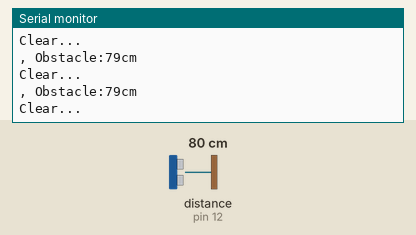
Recording of a sketch running on a simulated Arduino Uno, built with avr-gcc and run on an emulated ATmega328P. Shown: the last lines printed to the serial monitor. Wiring (inferred from the names in the program): ultrasonic range finder: trigger pin 11; echo pin 12. The test bench sets the inputs (shaded band); at power-on: distance to the obstacle (sensor on pin 12) 80 cm. The echo pulse lasts 58.3 µs per cm.

Above: at 1.2 s.
1.3 s: distance to the obstacle (sensor on pin 12) set to 2 cm
At 1.64 s:
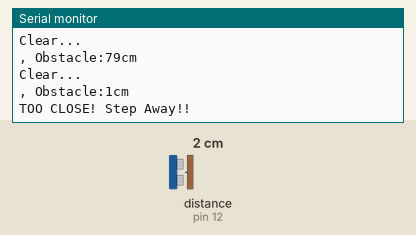
3.2 s: distance to the obstacle (sensor on pin 12) set to 9 cm
At 3.24 s:
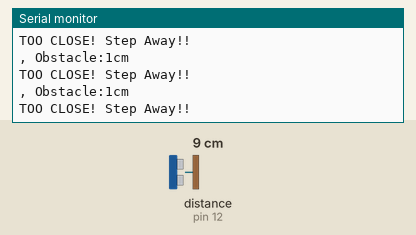
6.2 s: distance to the obstacle (sensor on pin 12) set to 120 cm
At 6.46 s:
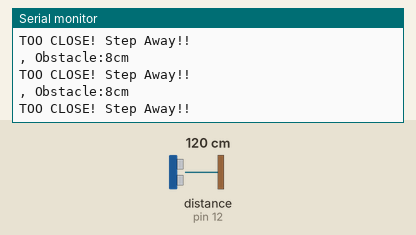
Timing chart, 0 to 9.2 s (numbered marks = the images above; inputs shaded):
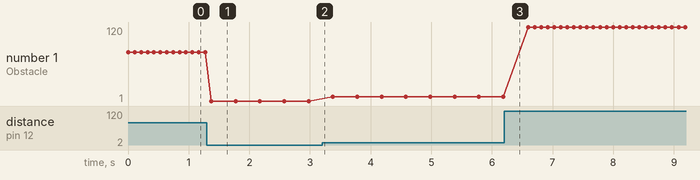

The sketch:

Ultrasonic_Test.ino
```cpp
#define TRIG_PIN 11   // HC_SR04 trig pin to Arduino pin 11
#define ECHO_PIN 12   // HC_SR04 echo pin to Arduino pin 12


void setup() {

  pinMode(TRIG_PIN,          OUTPUT);
  pinMode(ECHO_PIN,          INPUT);

  // initialize serial communication:
  Serial.begin(9600);
}

void loop() {

  int distance = getDistance();  //call the getDistance function to get the distance in front of the robot

  Serial.print(", Obstacle:");
  Serial.print(distance);
  Serial.println("cm");

  if (distance < 20) //if object is closer than 20 centimeters, then display warning
  {
    Serial.println("TOO CLOSE! Step Away!!");
    delay(300);
  }
  else //if path is blocked
  {
    Serial.println("Clear...");
  }

  delay(100);
}

float getDistance()
{
  float duration, distance;
  digitalWrite(TRIG_PIN, LOW);
  delayMicroseconds(2);

  digitalWrite(TRIG_PIN, HIGH);
  delayMicroseconds(10);
  digitalWrite(TRIG_PIN, LOW);

  duration = pulseIn(ECHO_PIN, HIGH);
  distance = (duration / 2) * 0.0344;
  return distance;
}
```

Measured:
- after the input at 1.3 s, the serial monitor: prints a new line after 0.07 s (image 1)
- plotted number 1: 79 → 1 after the input at 1.3 s, 1 → 8 after the input at 3.2 s, 8 → 120 after the input at 6.2 s
